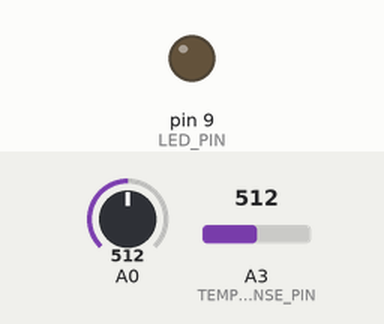
Recording of a sketch running on a simulated Arduino Uno, built with avr-gcc and run on an emulated ATmega328P. Parts: output pins drawn as LEDs (lit = HIGH). The inputs (shaded band) are chosen by the test bench; at power-on: A0 = 512, A3 (TEMP_SENSE_PIN) = 512. What the sketch prints to the serial monitor is not drawn.

Above: at 1.5 s.
Timing chart, 0 to 6.9 s (numbered marks = the images above):
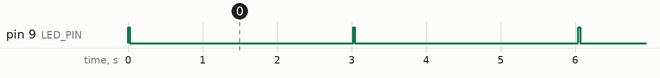

The sketch:

devdtemp.ino
```cpp
#define OTA_ENABLE        4 // Button D4
#define LED_PIN           9 // LED

int TEMP_SENSE_PIN = A3;  // Input pin for the Temp sensor MCP9700
float TEMP_SENSE_OFFSET = -0.01;

void setup() {
  // put your setup code here, to run once:
  pinMode(LED_PIN, OUTPUT);

  Serial.begin(115200);
  Serial.println(F("devDuino SNv2.2"));
  digitalWrite(LED_PIN, HIGH);

}

void loop() {
  // put your main code here, to run repeatedly:
  digitalWrite(LED_PIN, HIGH);
  float temp = readMCP9700(TEMP_SENSE_PIN,TEMP_SENSE_OFFSET);
  Serial.println(temp);
  digitalWrite(LED_PIN, LOW);
  delay(3000);
}

float readMCP9700(int pin,float offset)

{
  analogReference(INTERNAL);

  analogRead(A0); //perform a dummy read to clear the adc
  delay(20);

  for (int n=0;n<5;n++)
    analogRead(pin);

  int adc=analogRead(pin);
  float tSensor=((adc*(1.1/1024.0))-0.5+offset)*100;
  float error=244e-6*(125-tSensor)*(tSensor - -40.0) + 2E-12*(tSensor - -40.0)-2.0;
  float temp=tSensor-error;

  return temp;
}
```

Measured:
- by itself, pin 9 (LED_PIN): alternates HIGH for 0.02 s and LOW for 3.0 s
